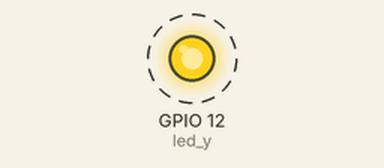
This sketch was run on a simulated ESP32. Parts: output pins drawn as LEDs (lit = HIGH). Dashed ring = blinking.

Above: at 0.1 s.
Timing chart, 0 to 3.0 s (numbered marks = the images above):
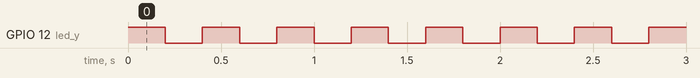

The sketch:

pj1_1_led.ino
```cpp
#define led_y 12  //Define the yellow led pin to 12

void setup() {    //The code inside the setup function runs only once
  pinMode(led_y, OUTPUT);  //Set pin to output mode
}

void loop() {     //The code inside the loop function will always run in a loop
  digitalWrite(led_y, HIGH);  //Light up the LED
  delay(200);     //Delay statement, in ms
  digitalWrite(led_y, LOW);   //Close the LED
  delay(200);
}
```

Measured:
- by itself, GPIO 12 (led_y): alternates HIGH for 0.20 s and LOW for 0.20 s
